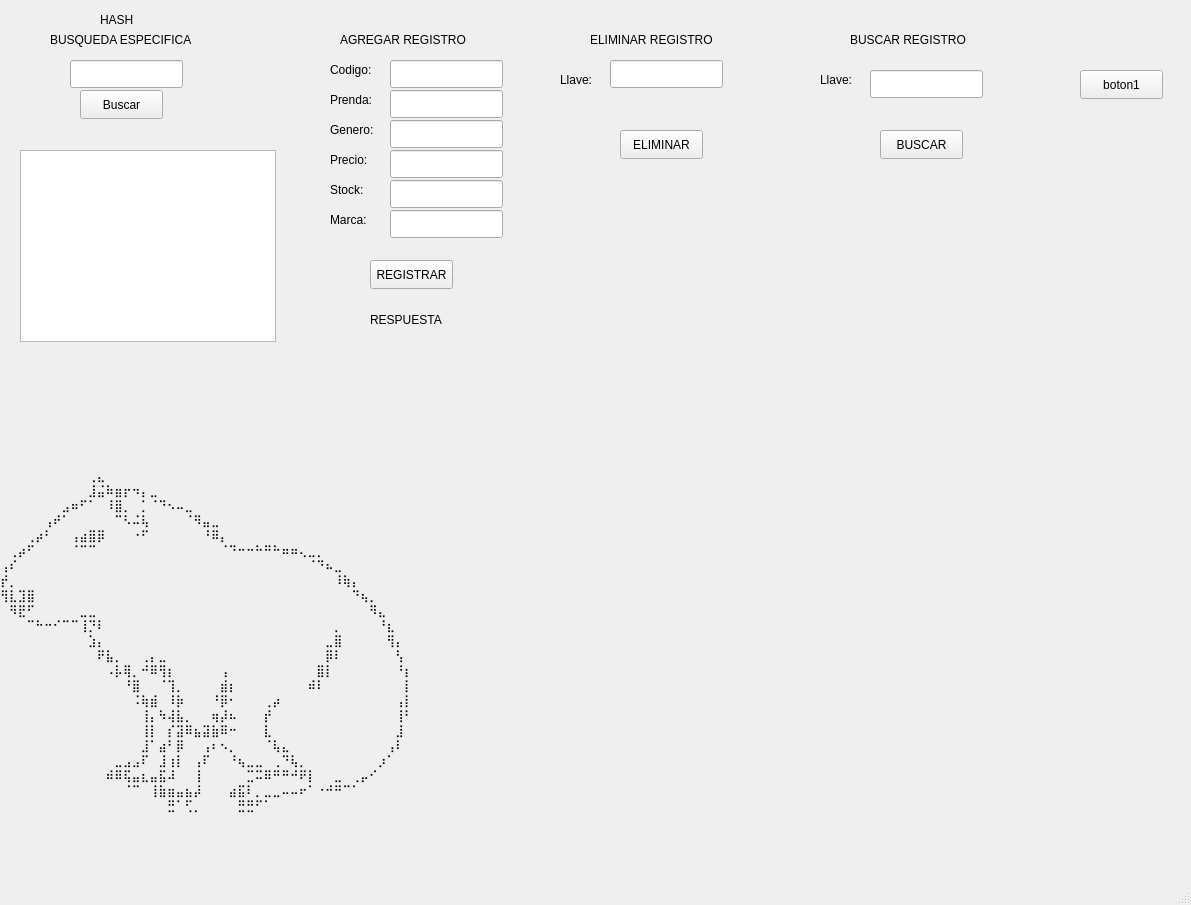
<?xml version="1.0" encoding="UTF-8"?>
<ui version="4.0">
 <class>MainWindow</class>
 <widget class="QMainWindow" name="MainWindow">
  <property name="geometry">
   <rect>
    <x>0</x>
    <y>0</y>
    <width>1191</width>
    <height>905</height>
   </rect>
  </property>
  <property name="cursor">
   <cursorShape>BusyCursor</cursorShape>
  </property>
  <property name="windowTitle">
   <string>MainWindow</string>
  </property>
  <widget class="QWidget" name="centralwidget">
   <widget class="QPushButton" name="pushButton">
    <property name="geometry">
     <rect>
      <x>1080</x>
      <y>70</y>
      <width>83</width>
      <height>29</height>
     </rect>
    </property>
    <property name="text">
     <string>boton1</string>
    </property>
   </widget>
   <widget class="QPushButton" name="pushButton_2">
    <property name="geometry">
     <rect>
      <x>80</x>
      <y>90</y>
      <width>83</width>
      <height>29</height>
     </rect>
    </property>
    <property name="text">
     <string>Buscar</string>
    </property>
   </widget>
   <widget class="QLineEdit" name="lineEdit">
    <property name="geometry">
     <rect>
      <x>70</x>
      <y>60</y>
      <width>113</width>
      <height>28</height>
     </rect>
    </property>
   </widget>
   <widget class="QLabel" name="label">
    <property name="geometry">
     <rect>
      <x>100</x>
      <y>10</y>
      <width>41</width>
      <height>20</height>
     </rect>
    </property>
    <property name="text">
     <string>HASH</string>
    </property>
   </widget>
   <widget class="QListWidget" name="listWidget">
    <property name="geometry">
     <rect>
      <x>20</x>
      <y>150</y>
      <width>256</width>
      <height>192</height>
     </rect>
    </property>
   </widget>
   <widget class="QLabel" name="label_error">
    <property name="geometry">
     <rect>
      <x>20</x>
      <y>120</y>
      <width>251</width>
      <height>20</height>
     </rect>
    </property>
    <property name="text">
     <string/>
    </property>
   </widget>
   <widget class="QLabel" name="label_2">
    <property name="geometry">
     <rect>
      <x>50</x>
      <y>30</y>
      <width>161</width>
      <height>20</height>
     </rect>
    </property>
    <property name="text">
     <string>BUSQUEDA ESPECIFICA</string>
    </property>
   </widget>
   <widget class="QLabel" name="label_3">
    <property name="geometry">
     <rect>
      <x>340</x>
      <y>30</y>
      <width>141</width>
      <height>20</height>
     </rect>
    </property>
    <property name="text">
     <string>AGREGAR REGISTRO</string>
    </property>
   </widget>
   <widget class="QLabel" name="label_4">
    <property name="geometry">
     <rect>
      <x>330</x>
      <y>60</y>
      <width>63</width>
      <height>20</height>
     </rect>
    </property>
    <property name="text">
     <string>Codigo:</string>
    </property>
   </widget>
   <widget class="QLabel" name="label_5">
    <property name="geometry">
     <rect>
      <x>330</x>
      <y>90</y>
      <width>63</width>
      <height>20</height>
     </rect>
    </property>
    <property name="text">
     <string>Prenda:</string>
    </property>
   </widget>
   <widget class="QLabel" name="label_6">
    <property name="geometry">
     <rect>
      <x>330</x>
      <y>120</y>
      <width>63</width>
      <height>20</height>
     </rect>
    </property>
    <property name="text">
     <string>Genero:</string>
    </property>
   </widget>
   <widget class="QLabel" name="label_7">
    <property name="geometry">
     <rect>
      <x>330</x>
      <y>150</y>
      <width>63</width>
      <height>20</height>
     </rect>
    </property>
    <property name="text">
     <string>Precio:</string>
    </property>
   </widget>
   <widget class="QLabel" name="label_8">
    <property name="geometry">
     <rect>
      <x>330</x>
      <y>180</y>
      <width>63</width>
      <height>20</height>
     </rect>
    </property>
    <property name="text">
     <string>Stock:</string>
    </property>
   </widget>
   <widget class="QLabel" name="label_9">
    <property name="geometry">
     <rect>
      <x>330</x>
      <y>210</y>
      <width>63</width>
      <height>20</height>
     </rect>
    </property>
    <property name="text">
     <string>Marca:</string>
    </property>
   </widget>
   <widget class="QLineEdit" name="lineEdit_codigo">
    <property name="geometry">
     <rect>
      <x>390</x>
      <y>60</y>
      <width>113</width>
      <height>28</height>
     </rect>
    </property>
   </widget>
   <widget class="QLineEdit" name="lineEdit_prenda">
    <property name="geometry">
     <rect>
      <x>390</x>
      <y>90</y>
      <width>113</width>
      <height>28</height>
     </rect>
    </property>
   </widget>
   <widget class="QLineEdit" name="lineEdit_genero">
    <property name="geometry">
     <rect>
      <x>390</x>
      <y>120</y>
      <width>113</width>
      <height>28</height>
     </rect>
    </property>
   </widget>
   <widget class="QLineEdit" name="lineEdit_precio">
    <property name="geometry">
     <rect>
      <x>390</x>
      <y>150</y>
      <width>113</width>
      <height>28</height>
     </rect>
    </property>
   </widget>
   <widget class="QLineEdit" name="lineEdit_stock">
    <property name="geometry">
     <rect>
      <x>390</x>
      <y>180</y>
      <width>113</width>
      <height>28</height>
     </rect>
    </property>
   </widget>
   <widget class="QLineEdit" name="lineEdit_marca">
    <property name="geometry">
     <rect>
      <x>390</x>
      <y>210</y>
      <width>113</width>
      <height>28</height>
     </rect>
    </property>
   </widget>
   <widget class="QLabel" name="label_10">
    <property name="geometry">
     <rect>
      <x>370</x>
      <y>310</y>
      <width>81</width>
      <height>20</height>
     </rect>
    </property>
    <property name="text">
     <string>RESPUESTA</string>
    </property>
   </widget>
   <widget class="QPushButton" name="pushButton_registrar">
    <property name="geometry">
     <rect>
      <x>370</x>
      <y>260</y>
      <width>83</width>
      <height>29</height>
     </rect>
    </property>
    <property name="text">
     <string>REGISTRAR</string>
    </property>
   </widget>
   <widget class="QLabel" name="label_11">
    <property name="geometry">
     <rect>
      <x>0</x>
      <y>400</y>
      <width>491</width>
      <height>481</height>
     </rect>
    </property>
    <property name="text">
     <string>⠀⠀⠀⠀⠀⠀⠀⠀⠀⠀⢀⣄⠀⠀⠀⠀⠀⠀⠀⠀⠀⠀⠀⠀⠀⠀⠀⠀⠀⠀⠀⠀⠀⠀⠀⠀⠀⠀⠀⠀⠀⠀⠀⠀⠀⠀⠀
⠀⠀⠀⠀⠀⠀⠀⠀⠀⠀⣸⣬⠷⣶⡖⠲⡄⣀⠀⠀⠀⠀⠀⠀⠀⠀⠀⠀⠀⠀⠀⠀⠀⠀⠀⠀⠀⠀⠀⠀⠀⠀⠀⠀⠀⠀⠀
⠀⠀⠀⠀⠀⠀⠀⣠⠶⠋⠁⠀⠸⣿⡀⠀⡁⠈⠙⠢⠤⣀⠀⠀⠀⠀⠀⠀⠀⠀⠀⠀⠀⠀⠀⠀⠀⠀⠀⠀⠀⠀⠀⠀⠀⠀⠀
⠀⠀⠀⠀⠀⢠⠞⠁⠀⠀⠀⠀⠀⠉⠣⠬⢧⠀⠀⠀⠀⠈⠻⣤⣀⠀⠀⠀⠀⠀⠀⠀⠀⠀⠀⠀⠀⠀⠀⠀⠀⠀⠀⠀⠀⠀⠀
⠀⠀⠀⢀⡴⠃⠀⠀⢠⣴⣿⡿⠀⠀⠀⠐⠋⠀⠀⠀⠀⠀⠀⠘⠿⡄⠀⠀⠀⠀⠀⠀⠀⠀⠀⠀⠀⠀⠀⠀⠀⠀⠀⠀⠀⠀⠀
⠀⢀⡴⠋⠀⠀⠀⠀⠈⠉⠉⠀⠀⠀⠀⠀⠀⠀⠀⠀⠀⠀⠀⠀⠀⠈⠙⠒⠒⠓⠛⠓⠶⠶⢄⣀⡀⠀⠀⠀⠀⠀⠀⠀⠀⠀⠀
⢠⠎⠀⠀⠀⠀⠀⠀⠀⠀⠀⠀⠀⠀⠀⠀⠀⠀⠀⠀⠀⠀⠀⠀⠀⠀⠀⠀⠀⠀⠀⠀⠀⠀⠀⠈⠙⠦⣀⠀⠀⠀⠀⠀⠀⠀⠀
⡞⡀⠀⠀⠀⠀⠀⠀⠀⠀⠀⠀⠀⠀⠀⠀⠀⠀⠀⠀⠀⠀⠀⠀⠀⠀⠀⠀⠀⠀⠀⠀⠀⠀⠀⠀⠀⠀⠸⢷⡄⠀⠀⠀⠀⠀⠀
⢻⣇⣹⣿⠀⠀⠀⠀⠀⠀⠀⠀⠀⠀⠀⠀⠀⠀⠀⠀⠀⠀⠀⠀⠀⠀⠀⠀⠀⠀⠀⠀⠀⠀⠀⠀⠀⠀⠀⠀⠙⢦⡀⠀⠀⠀⠀
⠀⠻⣟⠋⠀⠀⠀⠀⠀⣀⣀⠀⠀⠀⠀⠀⠀⠀⠀⠀⠀⠀⠀⠀⠀⠀⠀⠀⠀⠀⠀⠀⠀⠀⠀⠀⠀⠀⠀⠀⠀⠀⠻⣄⠀⠀⠀
⠀⠀⠀⠉⠓⠒⠊⠉⠉⢸⡙⠇⠀⠀⠀⠀⠀⠀⠀⠀⠀⠀⠀⠀⠀⠀⠀⠀⠀⠀⠀⠀⠀⠀⠀⠀⠀⠀⡀⠀⠀⠀⠀⠘⣆⠀⠀
⠀⠀⠀⠀⠀⠀⠀⠀⠀⠀⣱⡄⠀⠀⠀⠀⠀⠀⠀⠀⠀⠀⠀⠀⠀⠀⠀⠀⠀⠀⠀⠀⠀⠀⠀⠀⠀⣀⣿⠀⠀⠀⠀⠀⢻⡄⠀
⠀⠀⠀⠀⠀⠀⠀⠀⠀⠀⠀⠟⣧⡀⠀⠀⢀⡄⣀⠀⠀⠀⠀⠀⠀⠀⠀⠀⠀⠀⠀⠀⠀⠀⠀⠀⠀⡿⠇⠀⠀⠀⠀⠀⠀⢣⠀
⠀⠀⠀⠀⠀⠀⠀⠀⠀⠀⠀⠀⠠⡧⢿⡀⠚⠿⢻⡆⠀⠀⠀⠀⠀⢠⠀⠀⠀⠀⠀⠀⠀⠀⠀⠀⣿⡇⠀⠀⠀⠀⠀⠀⠀⠘⡆
⠀⠀⠀⠀⠀⠀⠀⠀⠀⠀⠀⠀⠀⠀⠘⣿⠀⠀⠈⢹⡀⠀⠀⠀⠀⣾⡆⠀⠀⠀⠀⠀⠀⠀⠀⠾⠇⠀⠀⠀⠀⠀⠀⠀⠀⠀⡇
⠀⠀⠀⠀⠀⠀⠀⠀⠀⠀⠀⠀⠀⠀⠀⠨⢷⣾⠀⠸⡷⠀⠀⠀⠘⡿⠂⠀⠀⠀⢀⡴⠀⠀⠀⠀⠀⠀⠀⠀⠀⠀⠀⠀⠀⢠⡇
⠀⠀⠀⠀⠀⠀⠀⠀⠀⠀⠀⠀⠀⠀⠀⠀⢸⡄⠳⢼⣧⡀⠀⠀⢶⡼⠦⠀⠀⠀⡞⠀⠀⠀⠀⠀⠀⠀⠀⠀⠀⠀⠀⠀⠀⢸⠃
⠀⠀⠀⠀⠀⠀⠀⠀⠀⠀⠀⠀⠀⠀⠀⠀⢸⡇⠀⡎⣽⠿⣦⣽⣷⠿⠒⠀⠀⠀⣇⠀⠀⠀⠀⠀⠀⠀⠀⠀⠀⠀⠀⠀⠀⣸⠀
⠀⠀⠀⠀⠀⠀⠀⠀⠀⠀⠀⠀⠀⠀⠀⠀⣸⠁⣴⠃⡿⠀⠀⢠⠆⠢⡀⠀⠀⠀⠈⢧⣄⠀⠀⠀⠀⠀⠀⠀⠀⠀⠀⠀⢠⠇⠀
⠀⠀⠀⠀⠀⠀⠀⠀⠀⠀⠀⠀⠀⣀⣠⣠⠏⠀⣸⢰⡇⠀⢠⠏⠀⠀⠘⢦⣀⣀⠀⢀⠙⢧⡀⠀⠀⠀⠀⠀⠀⠀⠀⡰⠁⠀⠀
⠀⠀⠀⠀⠀⠀⠀⠀⠀⠀⠀⠀⠾⠿⢯⣤⣆⣤⣯⠼⠀⠀⢸⠀⠀⠀⠀⠀⣉⠭⠿⠛⠛⠚⠟⡇⠀⠀⣀⠀⢀⡤⠊⠀⠀⠀⠀
⠀⠀⠀⠀⠀⠀⠀⠀⠀⠀⠀⠀⠀⠀⠈⠉⠀⢸⣷⣶⣤⣦⡼⠀⠀⠀⣴⣯⠇⡀⣀⣀⠤⠤⠖⠁⠐⠚⠛⠉⠁⠀⠀⠀⠀⠀⠀
⠀⠀⠀⠀⠀⠀⠀⠀⠀⠀⠀⠀⠀⠀⠀⠀⠀⠀⠀⣛⠁⢋⡀⠀⠀⠀⠀⣛⣛⠋⠁⠀⠀⠀⠀⠀⠀⠀⠀⠀⠀⠀⠀⠀⠀⠀⠀</string>
    </property>
   </widget>
   <widget class="QLabel" name="label_12">
    <property name="geometry">
     <rect>
      <x>590</x>
      <y>30</y>
      <width>141</width>
      <height>20</height>
     </rect>
    </property>
    <property name="text">
     <string>ELIMINAR REGISTRO</string>
    </property>
   </widget>
   <widget class="QPushButton" name="pushButton_eliminar">
    <property name="geometry">
     <rect>
      <x>620</x>
      <y>130</y>
      <width>83</width>
      <height>29</height>
     </rect>
    </property>
    <property name="text">
     <string>ELIMINAR</string>
    </property>
   </widget>
   <widget class="QLabel" name="label_13">
    <property name="geometry">
     <rect>
      <x>560</x>
      <y>70</y>
      <width>63</width>
      <height>20</height>
     </rect>
    </property>
    <property name="text">
     <string>Llave:</string>
    </property>
   </widget>
   <widget class="QLineEdit" name="lineEdit_eliminar">
    <property name="geometry">
     <rect>
      <x>610</x>
      <y>60</y>
      <width>113</width>
      <height>28</height>
     </rect>
    </property>
   </widget>
   <widget class="QLabel" name="label_14">
    <property name="geometry">
     <rect>
      <x>850</x>
      <y>30</y>
      <width>131</width>
      <height>20</height>
     </rect>
    </property>
    <property name="text">
     <string>BUSCAR REGISTRO</string>
    </property>
   </widget>
   <widget class="QLabel" name="label_15">
    <property name="geometry">
     <rect>
      <x>820</x>
      <y>70</y>
      <width>63</width>
      <height>20</height>
     </rect>
    </property>
    <property name="text">
     <string>Llave:</string>
    </property>
   </widget>
   <widget class="QLineEdit" name="lineEdit_buscar">
    <property name="geometry">
     <rect>
      <x>870</x>
      <y>70</y>
      <width>113</width>
      <height>28</height>
     </rect>
    </property>
   </widget>
   <widget class="QPushButton" name="pushButton_buscar">
    <property name="geometry">
     <rect>
      <x>880</x>
      <y>130</y>
      <width>83</width>
      <height>29</height>
     </rect>
    </property>
    <property name="text">
     <string>BUSCAR</string>
    </property>
   </widget>
   <widget class="QLabel" name="label_eliminar_error">
    <property name="geometry">
     <rect>
      <x>570</x>
      <y>100</y>
      <width>171</width>
      <height>20</height>
     </rect>
    </property>
    <property name="text">
     <string/>
    </property>
   </widget>
   <widget class="QLabel" name="label_buscar_error">
    <property name="geometry">
     <rect>
      <x>840</x>
      <y>110</y>
      <width>141</width>
      <height>20</height>
     </rect>
    </property>
    <property name="text">
     <string/>
    </property>
   </widget>
  </widget>
  <widget class="QMenuBar" name="menubar">
   <property name="geometry">
    <rect>
     <x>0</x>
     <y>0</y>
     <width>1191</width>
     <height>25</height>
    </rect>
   </property>
  </widget>
  <widget class="QStatusBar" name="statusbar"/>
 </widget>
 <resources/>
 <connections/>
</ui>
